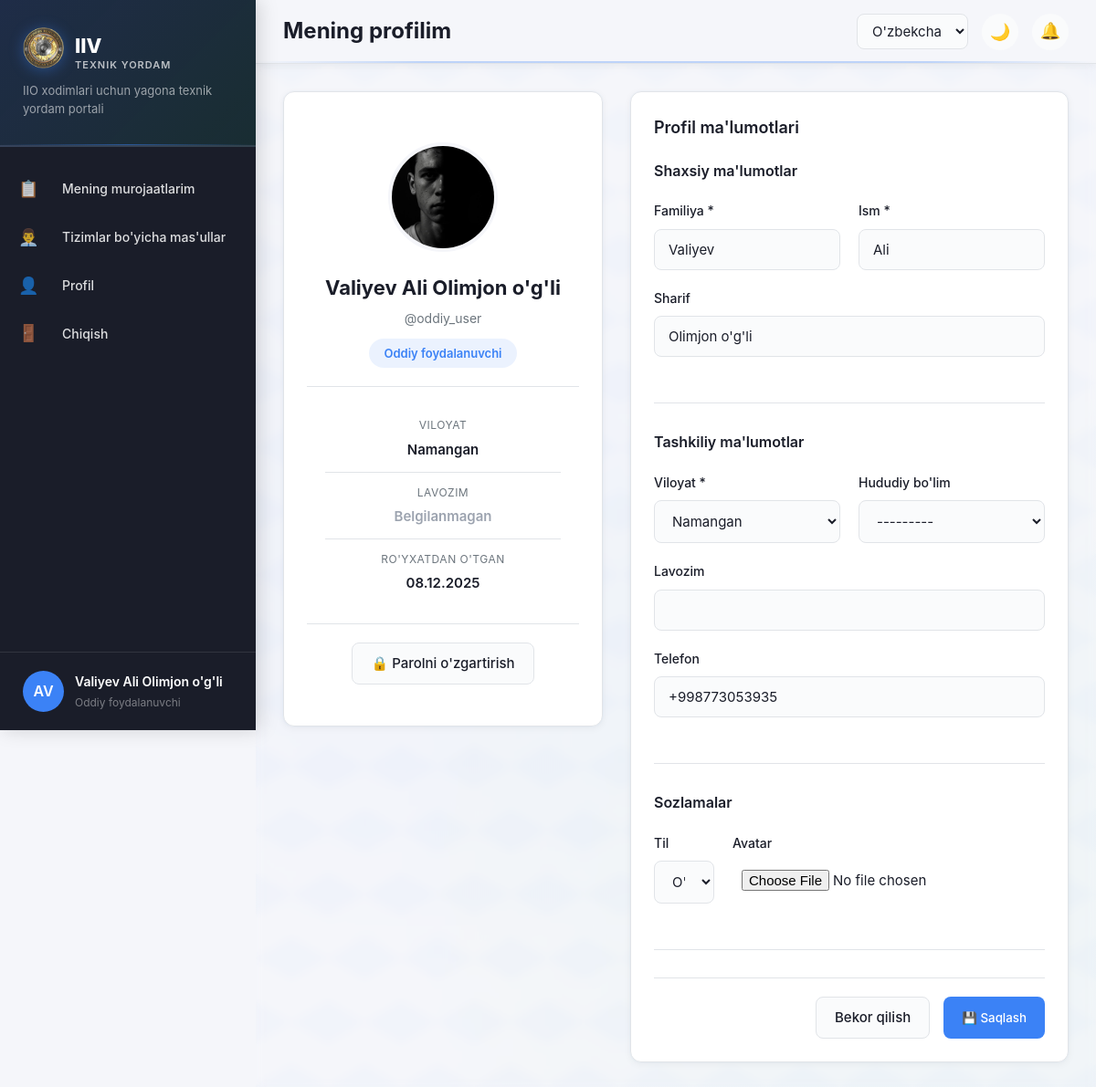
The app's page /accounts/profile/ (signed in) with its own data.
### accounts/models.py (models this page shows, shortened)
class User(AbstractUser):
    ROLE_CHOICES = [
        ('user', _('Oddiy foydalanuvchi')),
        ('technician', _('Texnik xodim')),
        ('admin', _('Admin')),
        ('superadmin', _('Bosh admin')),
    ]
    LANGUAGE_CHOICES = [
        ('uz', _("O'zbekcha (Lotin)")),
        ('uz-cy', _("Ўзбекча (Кирилл)")),
        ('ru', _('Русский')),
    ]
    last_name = models.CharField(max_length=150, verbose_name=_("Familiya"))
    first_name = models.CharField(max_length=150, verbose_name=_("Ism"))
    middle_name = models.CharField(max_length=150, blank=True, verbose_name=_("Sharif"))
    region = models.ForeignKey(
        Region,
        on_delete=models.SET_NULL,
        null=True,
        blank=True,
        verbose_name=_("Viloyat")
    )
    department = models.ForeignKey(
        Department,
        on_delete=models.SET_NULL,
        null=True,
        blank=True,
        verbose_name=_("Hududiy bo'lim")
    )
    position = models.CharField(max_length=200, blank=True, verbose_name=_("Lavozim"))
    phone = models.CharField(max_length=20, blank=True, verbose_name=_("Telefon"))
    role = models.CharField(
        max_length=20,
        choices=ROLE_CHOICES,
        default='user',
        verbose_name=_("Rol")
    )
    language = models.CharField(
        max_length=10,
        choices=LANGUAGE_CHOICES,
        default='uz',
        verbose_name=_("Til")
    )
    avatar = models.ImageField(
        upload_to='avatars/',
        blank=True,
        null=True,
        verbose_name=_("Avatar")
    )
    is_active = models.BooleanField(default=True, verbose_name=_("Aktiv"))
    created_at = models.DateTimeField(auto_now_add=True, verbose_name=_("Yaratilgan"))
    updated_at = models.DateTimeField(auto_now=True, verbose_name=_("O'zgartirilgan"))
    class Meta:
        verbose_name = _("Foydalanuvchi")
        verbose_name_plural = _("Foydalanuvchilar")
        ordering = ['-created_at']
    def get_full_name(self):
        parts = [self.last_name, self.first_name]
        if self.middle_name:
            parts.append(self.middle_name)
        return ' '.join(parts)
    def is_technician(self):
        return self.role == 'technician'
    def is_admin(self):
        return self.role in ['admin', 'superadmin']
    def is_superadmin(self):
        return self.role == 'superadmin'

class Region(models.Model):
    name = models.CharField(max_length=100, verbose_name=_("Viloyat nomi"))
    code = models.CharField(max_length=10, unique=True, verbose_name=_("Kod"))
    is_active = models.BooleanField(default=True, verbose_name=_("Faol"))
    class Meta:
        verbose_name = _("Viloyat")
        verbose_name_plural = _("Viloyatlar")
        ordering = ['name']
    def __str__(self):
        return self.name

### accounts/views.py (the view)
# urls.py: path('profile/', views.profile_view, name='profile'),
@login_required
def profile_view(request):
    if request.method == 'POST':
        form = UserProfileForm(request.POST, request.FILES, instance=request.user)
        if form.is_valid():
            form.save()
            messages.success(request, _('Profil ma\'lumotlari saqlandi.'))
            return redirect('accounts:profile')
    else:
        form = UserProfileForm(instance=request.user)
    return render(request, 'accounts/profile.html', {'form': form})

### templates/accounts/profile.html (shortened to what this page needs)
{% extends 'base.html' %}
{% load static %}
{% load i18n %}
{% block page_title %}{% trans "Mening profilim" %}{% endblock %}
{% block content %}
<div class="profile-container">
    <div class="profile-layout">
        <div class="profile-sidebar">
            <div class="card">
                <div class="avatar-section">
                    {% if user.avatar %}
                        <img src="{{ user.avatar.url }}" alt="Avatar" class="profile-avatar">
                    {% else %}
                        <div class="profile-avatar-placeholder">
                            {{ user.first_name.0 }}{{ user.last_name.0 }}
                        </div>
                    {% endif %}
                    <h3>{{ user.get_full_name }}</h3>
                    <p class="user-username">@{{ user.username }}</p>
                    <span class="role-badge role-{{ user.role }}">
                        {{ user.get_role_display }}
                    </span>
                </div>
                <div class="profile-stats">
                    <div class="stat-item">
                        <div class="stat-label">{% trans "Viloyat" %}</div>
                        <div class="stat-value">
                            {% if user.region %}
                                {{ user.region.name }}
                            {% else %}
                                <span class="text-muted">{% trans "Belgilanmagan" %}</span>
                            {% endif %}
                        </div>
                    </div>
                    <div class="stat-item">
                        <div class="stat-label">{% trans "Lavozim" %}</div>
                        <div class="stat-value">
                            {% if user.position %}
                                {{ user.position }}
                            {% else %}
                                <span class="text-muted">{% trans "Belgilanmagan" %}</span>
                            {% endif %}
                        </div>
                    </div>
                    <div class="stat-item">
                        <div class="stat-label">{% trans "Ro'yxatdan o'tgan" %}</div>
                        <div class="stat-value">{{ user.date_joined|date:"d.m.Y" }}</div>
                    </div>
                </div>
                <div class="profile-actions">
                    <a href="{% url 'accounts:change_password' %}" class="btn btn-secondary btn-block">
                        🔒 {% trans "Parolni o'zgartirish" %}
                    </a>
                </div>
            </div>
        </div>
        <div class="profile-main">
            <div class="card">
                <h3 class="card-title">{% trans "Profil ma'lumotlari" %}</h3>
                <form method="post" enctype="multipart/form-data" class="profile-form">
                    <div class="form-section">
                        <h4 class="section-title">{% trans "Shaxsiy ma'lumotlar" %}</h4>
                        <div class="form-row">
                            <div class="form-group">
                                <label class="form-label">{% trans "Familiya" %} *</label>
                                {{ form.last_name }}
                            </div>
                            <div class="form-group">
                                <label class="form-label">{% trans "Ism" %} *</label>
                                {{ form.first_name }}
                            </div>
                        </div>
                        <div class="form-group">
                            <label class="form-label">{% trans "Sharif" %}</label>
                            {{ form.middle_name }}
                        </div>
                    </div>
                    <div class="form-section">
                        <h4 class="section-title">{% trans "Tashkiliy ma'lumotlar" %}</h4>
                        <div class="form-row">
                            <div class="form-group">
                                <label class="form-label">{% trans "Viloyat" %} *</label>
                                {{ form.region }}
                            </div>
                            <div class="form-group">
                                <label class="form-label">{% trans "Hududiy bo'lim" %}</label>
                                {{ form.department }}
                            </div>
                        </div>
                        <div class="form-group">
                            <label class="form-label">{% trans "Lavozim" %}</label>
                            {{ form.position }}
                        </div>
                        <div class="form-group">
                            <label class="form-label">{% trans "Telefon" %}</label>
                            {{ form.phone }}
                        </div>
                    </div>
                    <div class="form-section">
                        <h4 class="section-title">{% trans "Sozlamalar" %}</h4>
                        <div class="form-row">
                            <div class="form-group">
                                <label class="form-label">{% trans "Til" %}</label>
                                {{ form.language }}
                            </div>
                            <div class="form-group">
                                <label class="form-label">{% trans "Avatar" %}</label>
                                {{ form.avatar }}
                            </div>
                        </div>
                    </div>
                    <div class="form-actions">
                        <a href="{% url 'tickets:dashboard' %}" class="btn btn-secondary">
                            {% trans "Bekor qilish" %}
                        </a>
                        <button type="submit" class="btn btn-primary">
                            💾 {% trans "Saqlash" %}
                        </button>
                    </div>
                </form>
            </div>
        </div>
    </div>
</div>
{% endblock %}

### templates/base.html (shortened to what this page needs)
{% load static %}
{% load i18n %}
<!DOCTYPE html>
<html lang="{{ LANGUAGE_CODE }}">
<head>
    <link rel="stylesheet" href="{% static 'css/style.css' %}">
    <link rel="stylesheet" href="{% static 'css/components.css' %}">
</head>
<body data-theme="light">
    <aside class="sidebar">
        <div class="sidebar-header">
            <div class="logo" style="display: flex; align-items: center; gap: 12px;">
                <img src="{% static 'images/logo1.png' %}" alt="IIV Logo" style="width: 45px; height: 45px; object-fit: contain;">
                <div class="logo-text" style="display: flex; flex-direction: column; gap: 2px;">
                    <h1 style="font-size: 22px; font-weight: 800; margin: 0; color: #ffffff; line-height: 1;">IIV</h1>
                    <span style="font-size: 11px; color: rgba(255,255,255,0.7); text-transform: uppercase; letter-spacing: 1px; font-weight: 600;">Texnik Yordam</span>
                </div>
            </div>
            <p class="sidebar-tagline">{% trans "IIO xodimlari uchun yagona texnik yordam portali" %}</p>
        </div>
        <nav class="sidebar-nav">
            {% block sidebar_menu %}
            {% if user.is_authenticated %}
                {% if user.is_admin %}
                    <a href="{% url 'tickets:admin_dashboard' %}" class="nav-item">
                        <span class="icon">📊</span>
                        <span>{% trans "Dashboard" %}</span>
                    </a>
                    <!-- <a href="{% url 'tickets:admin_dashboard' %}" class="nav-item">
                        <span class="icon">📋</span>
                        <span>{% trans "Barcha murojaatlar" %}</span>
                    </a> -->
                    <a href="{% url 'tickets:users_list' %}" class="nav-item">
                        <span class="icon">👥</span>
                        <span>{% trans "Tizimlar bo'yicha masullar" %}</span>
                    </a>
                    <a href="{% url 'reports:dashboard' %}"
                           class="nav-item {% if 'reports' in request.path %}active{% endif %}">
                            <span class="icon">📈</span>
                            <span>{% trans "Hisobotlar" %}</span>
                    </a>
                {% else %}
                    <a href="{% url 'tickets:dashboard' %}" class="nav-item">
                        <span class="icon">📋</span>
                        <span>{% trans "Mening murojaatlarim" %}</span>
                    </a>
                    <a href="{% url 'tickets:system_responsibles' %}" class="nav-item">
                        <span class="icon">👨‍💼</span>
                        <span>{% trans "Tizimlar bo'yicha mas'ullar" %}</span>
                    </a>
                {% endif %}
                <a href="{% url 'accounts:profile' %}" class="nav-item">
                    <span class="icon">👤</span>
                    <span>{% trans "Profil" %}</span>
                </a>
                <a href="{% url 'accounts:logout' %}" class="nav-item">
                    <span class="icon">🚪</span>
                    <span>{% trans "Chiqish" %}</span>
                </a>
            {% endif %}
            {% endblock %}
        </nav>
        {% if user.is_authenticated %}
        <div class="sidebar-footer">
            <div class="user-info">
                {% if user.photo %}
                    <img src="{{ user.photo.url }}" alt="Avatar" class="user-avatar">
                {% else %}
                    <div class="user-avatar-placeholder">{{ user.first_name.0 }}{{ user.last_name.0 }}</div>
                {% endif %}
                <div class="user-details">
                    <div class="user-name">{{ user.get_full_name }}</div>
                    <div class="user-role">{{ user.get_role_display }}</div>
                </div>
            </div>
        </div>
        {% endif %}
    </aside>
    <main class="main-content">
        <header class="topbar">
            <div class="topbar-left">
                <h1 class="page-title">{% block page_title %}{% trans "Dashboard" %}{% endblock %}</h1>
            </div>
            <div class="topbar-right">
                <div class="language-selector">
                    <form method="post" action="{% url 'set_language' %}" id="languageForm">
                        <select name="language" onchange="this.form.submit()" class="language-select">
                            <option value="uz" {% if request.LANGUAGE_CODE == 'uz' %}selected{% endif %}>O'zbekcha</option>
                        </select>
                    </form>
                </div>
                <button class="theme-toggle" id="themeToggle" onclick="toggleTheme()">
                    <span class="theme-icon">🌙</span>
                </button>
                {% if user.is_authenticated %}
                <div class="notifications-bell" onclick="toggleNotifications()">
                    <span class="bell-icon">🔔</span>
                </div>
                {% endif %}
            </div>
        </header>
        <div class="content-wrapper">
            {% block content %}{% endblock %}
        </div>
    </main>
</body>
</html>

### records on screen
User: first_name.0 "A", last_name.0 "V", get_full_name "Valiyev Ali Olimjon o'g'li", role "Oddiy foydalanuvchi", avatar (picture), username "oddiy_user", region.name "Namangan", date_joined "08.12.2025", last_name "Valiyev", first_name "Ali", middle_name "Olimjon o'g'li", region "Namangan", department "---------", phone "+998773053935", language "O'zbekcha (Lotin)"
